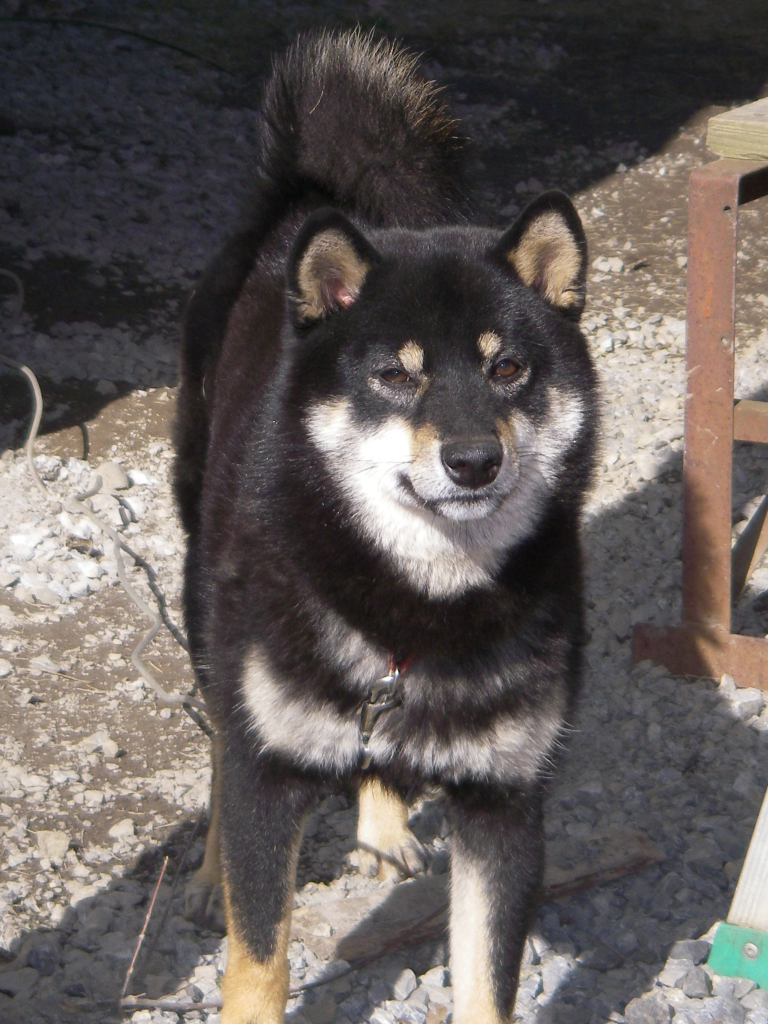
%> input picture image/original.png, 2304 x 3072 px (shown at 1/3 size)
$ octave kadai2.m   (GNU Octave 9; MATLAB toolbox functions it lacks are replaced by stand-ins)
%> lines starting %> are read from the running program, lines starting %| are printed output that depends on the picture; in (x1, y1, x2, y2) boxes, pixels count from 0 and x2, y2 are one past the last pixel; in counts of white or black regions, pixels touching at a corner belong together; the program's own positions count from 1
% 課題２　階調数と疑似輪郭

% ２階調，４階調，８階調の画像を生成せよ．

% 下記はサンプルプログラムである．

% 課題作成にあたっては「Lenna」以外の画像を用いよ


clear; % 変数のオールクリア


ORG=imread('../image/original.png'); % 原画像の入力

ORG = rgb2gray(ORG); colormap(gray); colorbar;

imagesc(ORG); axis image; % 画像の表示

pause; % 一時停止


% 2諧調画像の生成

IMG = ORG>128;
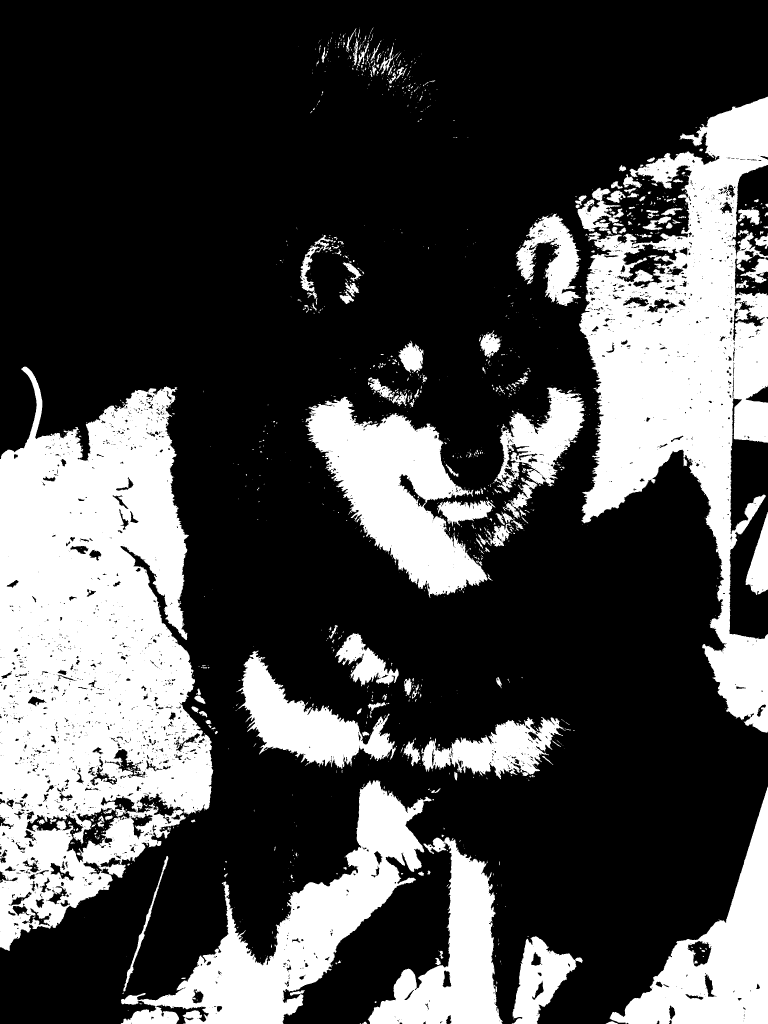
%> IMG: size 3072x2304 logical (shown at 1/3 size); 28.9% white; 1572 white regions (1232 under 20 px), largest, box (x1, y1, x2, y2) and area: (0, 1099, 640, 2853) 719970, (1737, 290, 2304, 2198) 475824, (362, 2340, 1295, 3072) 185616

imagesc(IMG); colormap(gray); colorbar;  axis image;

pause;


% 4諧調画像の生成

IMG0 = ORG>64;
%> IMG0: size 3072x2304 logical; 56.9% white; 3520 black regions (2894 under 20 px), largest, box (x1, y1, x2, y2) and area: (0, 0, 2304, 2228) 2640962, (686, 2168, 2046, 3042) 177560, (1844, 1868, 2117, 2030) 26968

IMG1 = ORG>128;

IMG2 = ORG>192;
%> IMG2: size 3072x2304 logical; 11.2% white; 2304 white regions (1547 under 20 px), largest, box (x1, y1, x2, y2) and area: (0, 1287, 556, 1888) 157177, (926, 1207, 1402, 1778) 102567, (1755, 939, 2064, 1545) 92028

IMG = IMG0 + IMG1 + IMG2;
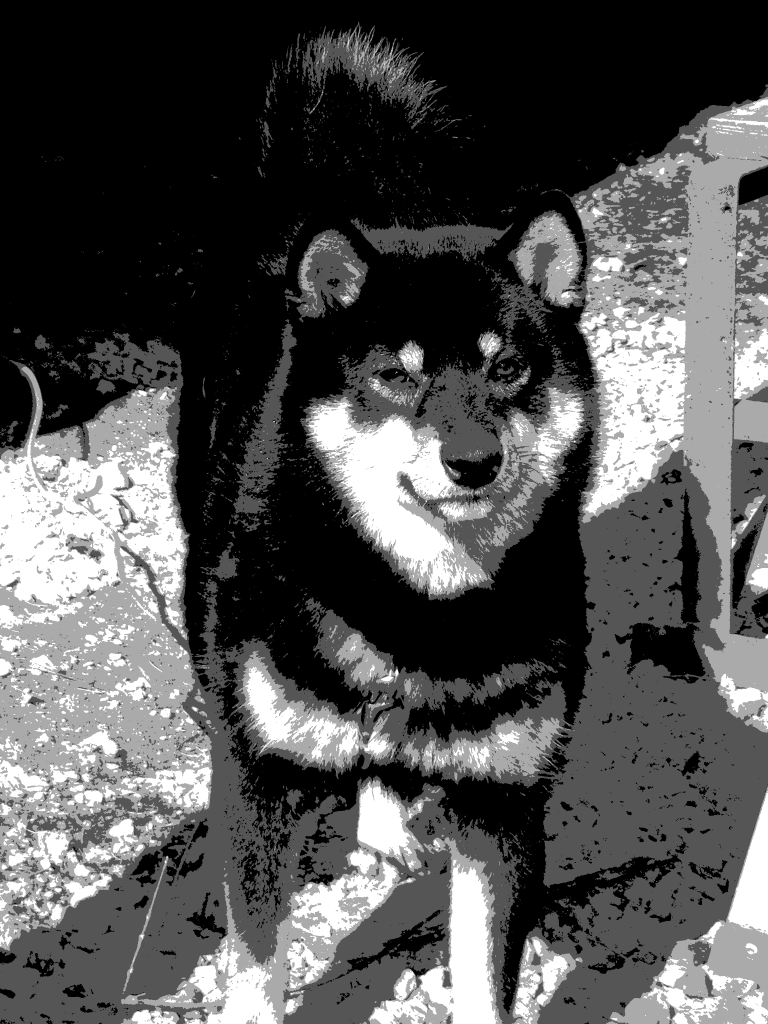
%> IMG: size 3072x2304 double (shown at 1/3 size); min 0, max 3, mean 0.97; drawn with min black and max white

imagesc(IMG); colormap(gray); colorbar;  axis image;

pause;


% 8諧調画像の生成
IMG0 = ORG>32;
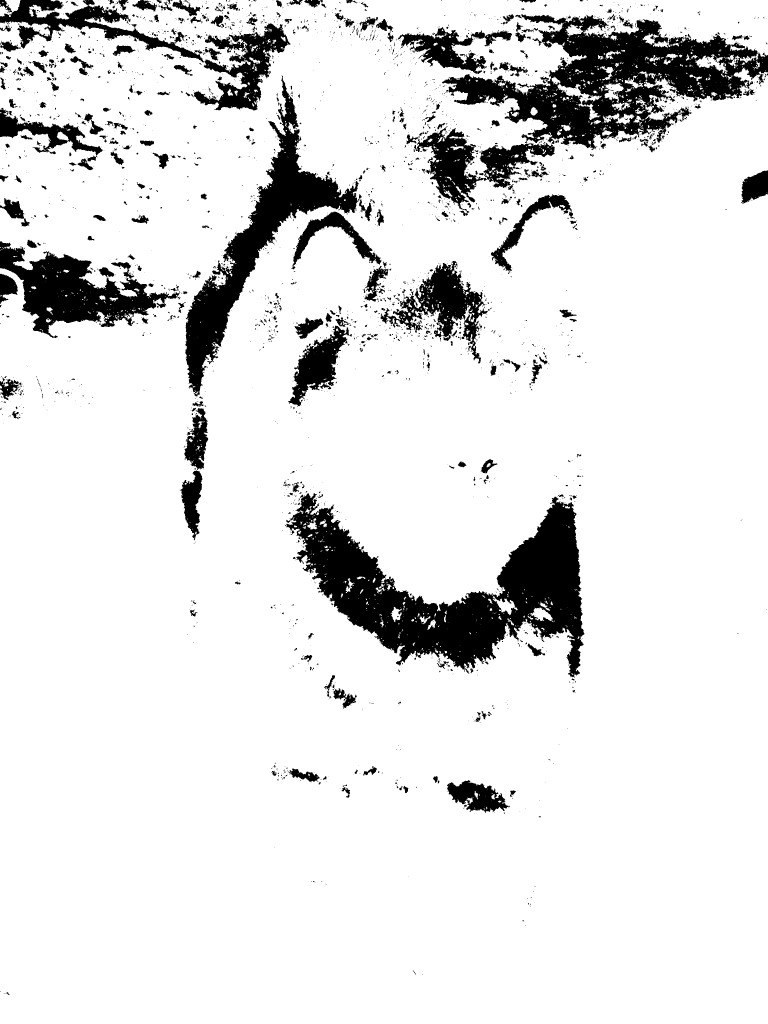
%> IMG0: size 3072x2304 logical (shown at 1/3 size); 88.6% white; 3269 black regions (2683 under 20 px), largest, box (x1, y1, x2, y2) and area: (859, 1480, 1753, 2032) 190466, (1326, 43, 2304, 450) 155207, (556, 227, 1077, 1189) 90434

IMG1 = ORG>64;

IMG2 = ORG>96;
%> IMG2: size 3072x2304 logical; 36.3% white; 3082 white regions (2609 under 20 px), largest, box (x1, y1, x2, y2) and area: (0, 1097, 665, 2856) 823008, (1527, 289, 2304, 2241) 664738, (329, 2336, 1758, 3072) 377086

IMG3 = ORG>128;

IMG4 = ORG>160;
%> IMG4: size 3072x2304 logical; 18.3% white; 2148 white regions (1414 under 20 px), largest, box (x1, y1, x2, y2) and area: (0, 1104, 563, 2173) 249089, (1740, 874, 2102, 1547) 130451, (923, 1206, 1461, 1783) 129867

IMG5 = ORG>192;

IMG6 = ORG>224;
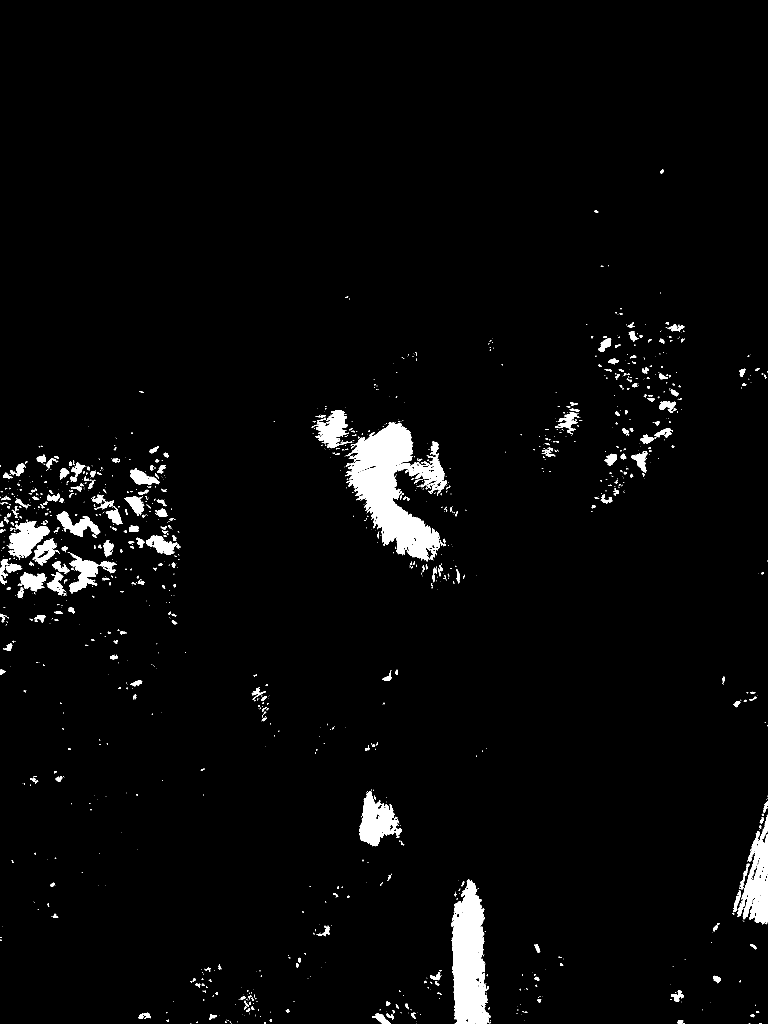
%> IMG6: size 3072x2304 logical (shown at 1/3 size); 2.9% white; 1302 white regions (921 under 20 px), largest, box (x1, y1, x2, y2) and area: (1035, 1266, 1341, 1684) 57542, (1354, 2639, 1467, 3072) 34891, (2211, 2444, 2304, 2773) 14649

IMG = IMG0 + IMG1 + IMG2 + IMG3 + IMG4 + IMG5 + IMG6;
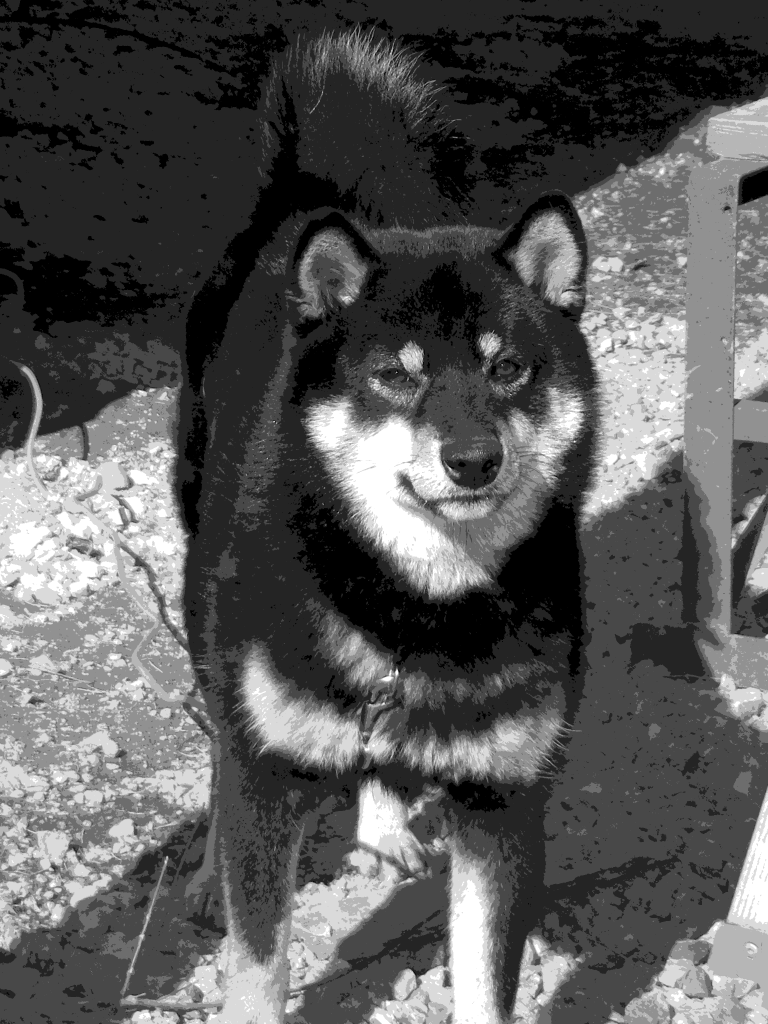
%> IMG: size 3072x2304 double (shown at 1/3 size); min 0, max 7, mean 2.43; drawn with min black and max white

imagesc(IMG); colormap(gray); colorbar;  axis image;
